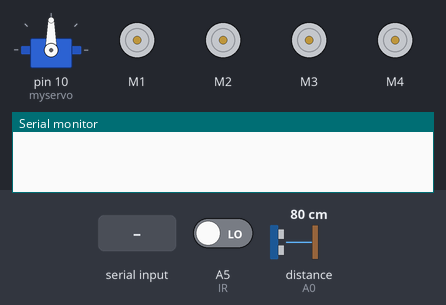
A sketch run on a simulated Arduino Uno, built with avr-gcc and run on an emulated ATmega328P. On the bench: servo, 4 × DC motor (green arrow = forward, orange = backward, longer = faster), the last lines printed to the serial monitor. The test bench sets the inputs (shaded band); at power-on: distance to the obstacle (sensor on A0) 80 cm, A5 (IR) LOW. The echo pulse lasts 58.3 µs per cm.

Above: at 1.2 s.
1.3 s: "turn left" received over Serial
At 3.4 s:
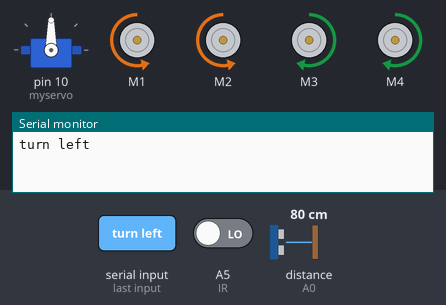
4.3 s: "left" received over Serial
At 5.45 s:
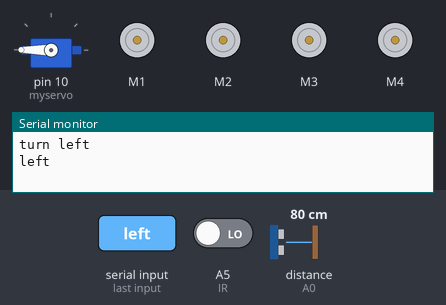
7.1 s: "turn right" received over Serial
At 9.1 s:
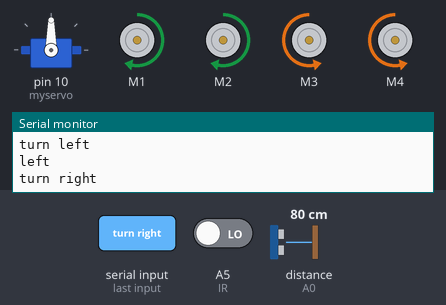
10.1 s: "about turn" received over Serial
At 12.8 s:
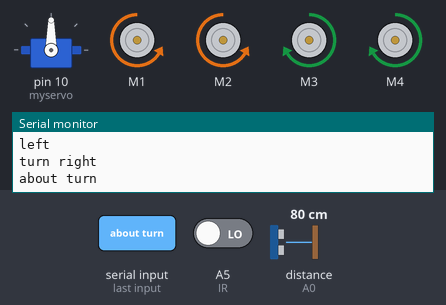
13.1 s: "go crazy" received over Serial
At 14.37 s:
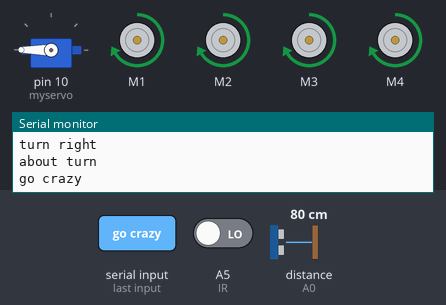
16.1 s: distance to the obstacle (sensor on A0) set to 2 cm
Timing chart, 0 to 20.1 s (numbered marks = the images above; inputs shaded):
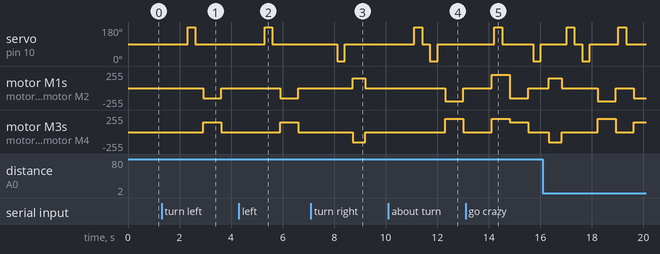

The sketch:

final_voicecotroll.ino
```cpp
#include <AFMotor.h>
#include <NewPing.h>
#include<Servo.h>
#define TRIGGER_PIN A1
#define ECHO_PIN A0
#define MAX_DISTANCE 1000
#define IR A5

AF_DCMotor motor1(1, MOTOR12_1KHZ);
AF_DCMotor motor2(2, MOTOR12_1KHZ);
AF_DCMotor motor3(3, MOTOR34_1KHZ);
AF_DCMotor motor4(4, MOTOR34_1KHZ);


NewPing sonar(TRIGGER_PIN, ECHO_PIN, MAX_DISTANCE);

Servo myservo;


String voice;

void setup() {
Serial.begin(9600);
myservo.attach(10);
myservo.write(90);
pinMode(IR, INPUT);
//int distance = sonar.ping_cm();
}

void loop() {
  int distance = sonar.ping_cm();

if(Serial.available()>0) {
  voice="";
  delay(2);
  voice = Serial.readString();
  delay(2);
  Serial.println(voice);


if (voice == "turn left") {
  left();
}else if (voice == "left") {
  left();
}else if(voice == "turn right") {
  right();
}else if(voice == "right") {
  right();
}else if(voice == "about turn") {
  roll();
}else if(voice == "go crazy") {
  crazy();
}else if(voice == "snake"){
  snake();
}


}
while(voice == "move forward") {
  forward();
}
while(voice == "move backward") {
  backward();
}
}


void forward() {
  int distance = sonar.ping_cm();

 if(distance < 20){
  Stop();
  voice="";
 }else {
  motor1.setSpeed(200);
  motor1.run(FORWARD);
  motor2.setSpeed(200);
  motor2.run(FORWARD);
  motor3.setSpeed(200);
  motor3.run(FORWARD);
  motor4.setSpeed(200);
  motor4.run(FORWARD);
}
}
void backward() {
  int IR_Sensor = digitalRead(IR);
  if(IR_Sensor == 0) {
    Stop();
    voice="";
  }else {
  motor1.setSpeed(200);
  motor1.run(BACKWARD);
  motor2.setSpeed(200);
  motor2.run(BACKWARD);
  motor3.setSpeed(200);
  motor3.run(BACKWARD);
  motor4.setSpeed(200);
  motor4.run(BACKWARD);

}
}
void left() {
  myservo.write(180);
  delay(300);
  myservo.write(90);
  delay(300);
  motor1.run(BACKWARD);
  motor1.setSpeed(150);
  motor2.run(BACKWARD);
  motor2.setSpeed(150);
  motor3.run(FORWARD);
  motor3.setSpeed(150);
  motor4.run(FORWARD);
  motor4.setSpeed(150);
  delay(700);
  motor1.run(RELEASE);
  motor2.run(RELEASE);
  motor3.run(RELEASE);
  motor4.run(RELEASE);
}

void right() {
  myservo.write(0);
  delay(300);
  myservo.write(90);
  delay(300);
  motor1.run(FORWARD);
  motor1.setSpeed(150);
  motor2.run(FORWARD);
  motor2.setSpeed(150);
  motor3.run(BACKWARD);
  motor3.setSpeed(150);
  motor4.run(BACKWARD);
  motor4.setSpeed(150);
  delay(500);
  motor1.run(RELEASE);
  motor2.run(RELEASE);
  motor3.run(RELEASE);
  motor4.run(RELEASE);
}
void roll(){
  myservo.write(180);
  delay(300);
  myservo.write(90);
  delay(300);
  myservo.write(0);
  delay(300);
  myservo.write(90);
  delay(300);
  motor1.run(BACKWARD);
  motor1.setSpeed(200);
  motor2.run(BACKWARD);
  motor2.setSpeed(200);
  motor3.run(FORWARD);
  motor3.setSpeed(200);
  motor4.run(FORWARD);
  motor4.setSpeed(200);
  delay(700);
  motor1.run(RELEASE);
  motor2.run(RELEASE);
  motor3.run(RELEASE);
  motor4.run(RELEASE);
  voice="";
  Stop();
}
void crazy(){
  int distance = sonar.ping_cm();
  int IR_Sensor = digitalRead(IR);
  while((distance>20) || (IR_Sensor !=0 )){
  forward();
  delay(100);
  left();
  delay(100);
  backward();
  delay(100);
  right();
  delay(100);
  backward();
  delay(100);
  roll();
  }
}

void snake(){
  int distance = sonar.ping_cm();
  while(1){
  forward();
  delay(100);
  left();
  delay(100);
  if (distance>20){
  forward();
  }
  else{
    Stop();
    break;
  }
  delay(100);
  right();
  delay(100);
  if (distance>20){
  forward();
  }
  else{
    Stop();
    break;
  }
  delay(100);
  right();
  delay(100);
  if (distance>20){
  forward();
  }
  else{
    Stop();
    break;
  }
  delay(100);
  left();
  }
}

void Stop() {
  motor1.run(RELEASE);
  motor2.run(RELEASE);
  motor3.run(RELEASE);
  motor4.run(RELEASE);
}
```

Measured:
- after the input at 1.3 s, servo on pin 10 (myservo): 90° → 180° after 1.0 s, → 90° 0.30 s later; motor M1, motor M2: stopped → backward 150/255 after 1.6 s, → stopped 0.70 s later; motor M3, motor M4: stopped → forward 150/255 after 1.6 s, → stopped 0.70 s later
- after the input at 4.3 s, servo on pin 10 (myservo): 90° → 180° after 1.0 s, → 90° 0.30 s later; motor M1, motor M2: stopped → backward 150/255 after 1.6 s, → stopped 0.70 s later; motor M3, motor M4: stopped → forward 150/255 after 1.6 s, → stopped 0.70 s later
- after the input at 7.1 s, servo on pin 10 (myservo): 90° → 0° after 1.0 s, → 90° 0.30 s later; motor M1, motor M2: stopped → forward 150/255 after 1.6 s, → stopped 0.50 s later; motor M3, motor M4: stopped → backward 150/255 after 1.6 s, → stopped 0.50 s later
- after the input at 10.1 s, servo on pin 10 (myservo): 90° → 180° after 1.0 s, → 90° 0.30 s later, → 0° 0.30 s later, → 90° 0.30 s later; motor M1, motor M2: stopped → backward 200/255 after 2.2 s, → stopped 0.70 s later; motor M3, motor M4: stopped → forward 200/255 after 2.2 s, → stopped 0.70 s later
- after the input at 13.1 s, servo on pin 10 (myservo): 90° → 180° after 1.1 s, → 90° 0.30 s later, → 0° 1.2 s later, → 90° 0.30 s later; motor M1: stopped → forward 200/255 after 1.0 s, → backward 150/255 0.70 s later, → stopped 0.70 s later
